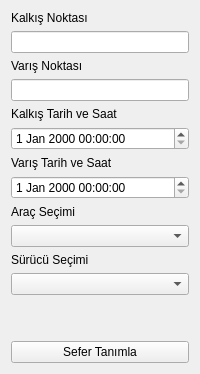
        <widget class="QWidget" name="tab">
         <attribute name="title">
          <string>Sefer Tanımla</string>
         </attribute>
         <layout class="QGridLayout" name="gridLayout_4">
          <item row="7" column="0">
           <widget class="QDateTimeEdit" name="varis_tarih"/>
          </item>
          <item row="5" column="0">
           <widget class="QDateTimeEdit" name="kalkis_tarih"/>
          </item>
          <item row="4" column="0">
           <widget class="QLabel" name="label_4">
            <property name="text">
             <string>Kalkış Tarih ve Saat</string>
            </property>
           </widget>
          </item>
          <item row="8" column="0">
           <widget class="QLabel" name="label_6">
            <property name="text">
             <string>Araç Seçimi</string>
            </property>
           </widget>
          </item>
          <item row="2" column="0">
           <widget class="QLabel" name="label_3">
            <property name="text">
             <string>Varış Noktası</string>
            </property>
           </widget>
          </item>
          <item row="11" column="0">
           <widget class="QComboBox" name="comboboxSurucuSecimi"/>
          </item>
          <item row="12" column="0">
           <spacer name="verticalSpacer">
            <property name="orientation">
             <enum>Qt::Vertical</enum>
            </property>
            <property name="sizeHint" stdset="0">
             <size>
              <width>20</width>
              <height>40</height>
             </size>
            </property>
           </spacer>
          </item>
          <item row="10" column="0">
           <widget class="QLabel" name="label_7">
            <property name="text">
             <string>Sürücü Seçimi</string>
            </property>
           </widget>
          </item>
          <item row="9" column="0">
           <widget class="QComboBox" name="comboboxAracSecimi"/>
          </item>
          <item row="0" column="0">
           <widget class="QLabel" name="label_2">
            <property name="text">
             <string>Kalkış Noktası</string>
            </property>
           </widget>
          </item>
          <item row="3" column="0">
           <widget class="QLineEdit" name="varis_noktasi"/>
          </item>
          <item row="6" column="0">
           <widget class="QLabel" name="label_5">
            <property name="text">
             <string>Varış Tarih ve Saat</string>
            </property>
           </widget>
          </item>
          <item row="1" column="0">
           <widget class="QLineEdit" name="kalkis_noktasi"/>
          </item>
          <item row="13" column="0">
           <widget class="QPushButton" name="SeferTanimlaButton">
            <property name="text">
             <string>Sefer Tanımla</string>
            </property>
           </widget>
          </item>
         </layout>
        </widget>
